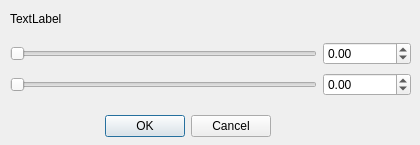
<?xml version="1.0" encoding="UTF-8"?>
<ui version="4.0">
 <class>PagePseudoConfig</class>
 <widget class="QDialog" name="PagePseudoConfig">
  <property name="geometry">
   <rect>
    <x>0</x>
    <y>0</y>
    <width>420</width>
    <height>145</height>
   </rect>
  </property>
  <property name="windowTitle">
   <string>Pseudo config</string>
  </property>
  <widget class="QDialogButtonBox" name="buttonBox">
   <property name="geometry">
    <rect>
     <x>100</x>
     <y>110</y>
     <width>171</width>
     <height>32</height>
    </rect>
   </property>
   <property name="orientation">
    <enum>Qt::Horizontal</enum>
   </property>
   <property name="standardButtons">
    <set>QDialogButtonBox::Cancel|QDialogButtonBox::Ok</set>
   </property>
  </widget>
  <widget class="QLabel" name="labelRangeValue">
   <property name="geometry">
    <rect>
     <x>10</x>
     <y>10</y>
     <width>291</width>
     <height>17</height>
    </rect>
   </property>
   <property name="text">
    <string>TextLabel</string>
   </property>
  </widget>
  <widget class="QWidget" name="layoutWidget">
   <property name="geometry">
    <rect>
     <x>10</x>
     <y>40</y>
     <width>401</width>
     <height>60</height>
    </rect>
   </property>
   <layout class="QGridLayout" name="gridLayout">
    <item row="0" column="0">
     <widget class="QSlider" name="minValueSlider">
      <property name="maximum">
       <number>999999999</number>
      </property>
      <property name="orientation">
       <enum>Qt::Horizontal</enum>
      </property>
      <property name="tickPosition">
       <enum>QSlider::NoTicks</enum>
      </property>
     </widget>
    </item>
    <item row="0" column="1">
     <widget class="QDoubleSpinBox" name="doubleSpinBoxSliderMin">
      <property name="minimum">
       <double>-10000000000000000905969664.000000000000000</double>
      </property>
      <property name="maximum">
       <double>100000000000000004764729344.000000000000000</double>
      </property>
     </widget>
    </item>
    <item row="1" column="0">
     <widget class="QSlider" name="maxValueSlider">
      <property name="maximum">
       <number>999999999</number>
      </property>
      <property name="orientation">
       <enum>Qt::Horizontal</enum>
      </property>
      <property name="tickPosition">
       <enum>QSlider::NoTicks</enum>
      </property>
     </widget>
    </item>
    <item row="1" column="1">
     <widget class="QDoubleSpinBox" name="doubleSpinBoxSliderMax">
      <property name="minimum">
       <double>-1000000000000000000.000000000000000</double>
      </property>
      <property name="maximum">
       <double>99999999999999991611392.000000000000000</double>
      </property>
     </widget>
    </item>
   </layout>
  </widget>
 </widget>
 <resources/>
 <connections>
  <connection>
   <sender>buttonBox</sender>
   <signal>accepted()</signal>
   <receiver>PagePseudoConfig</receiver>
   <slot>accept()</slot>
   <hints>
    <hint type="sourcelabel">
     <x>248</x>
     <y>254</y>
    </hint>
    <hint type="destinationlabel">
     <x>157</x>
     <y>274</y>
    </hint>
   </hints>
  </connection>
  <connection>
   <sender>buttonBox</sender>
   <signal>rejected()</signal>
   <receiver>PagePseudoConfig</receiver>
   <slot>reject()</slot>
   <hints>
    <hint type="sourcelabel">
     <x>316</x>
     <y>260</y>
    </hint>
    <hint type="destinationlabel">
     <x>286</x>
     <y>274</y>
    </hint>
   </hints>
  </connection>
 </connections>
</ui>
